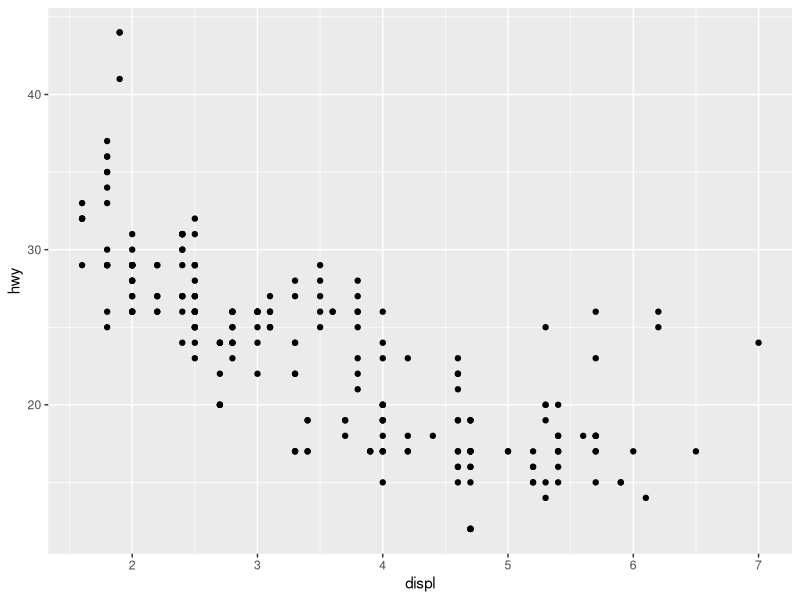
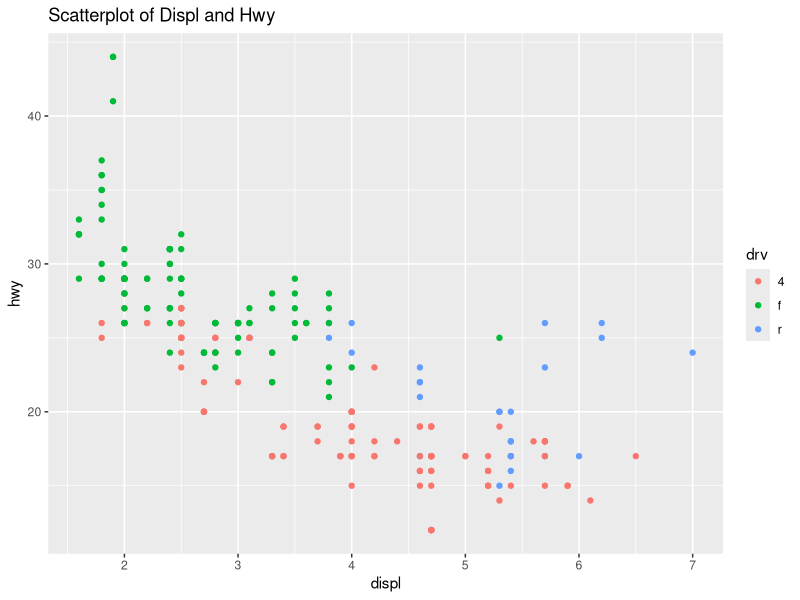
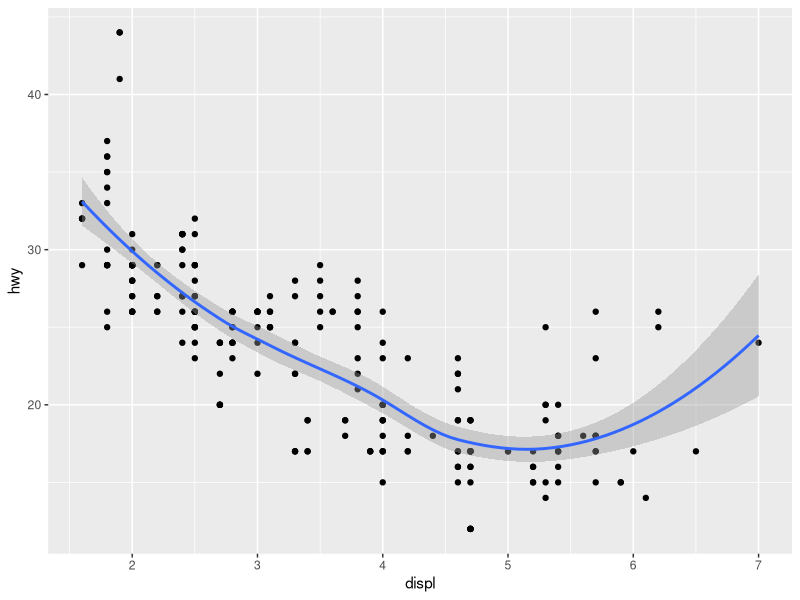
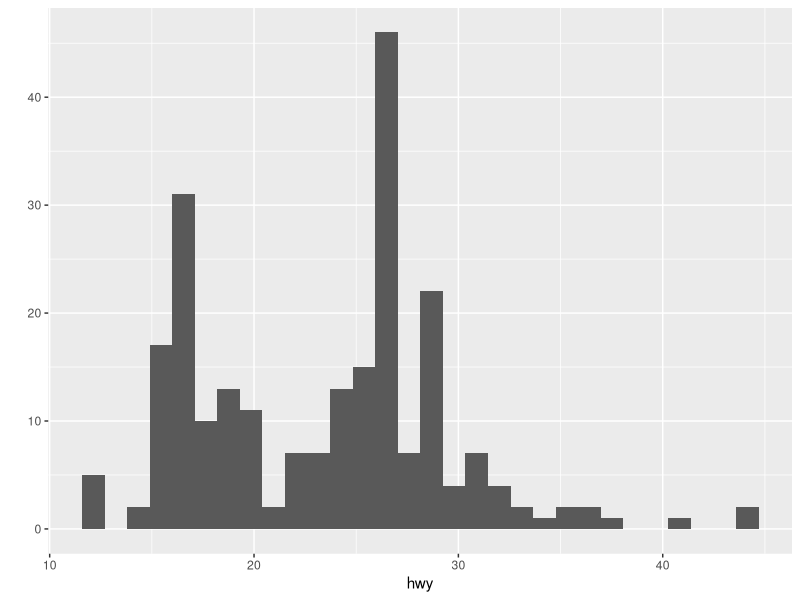
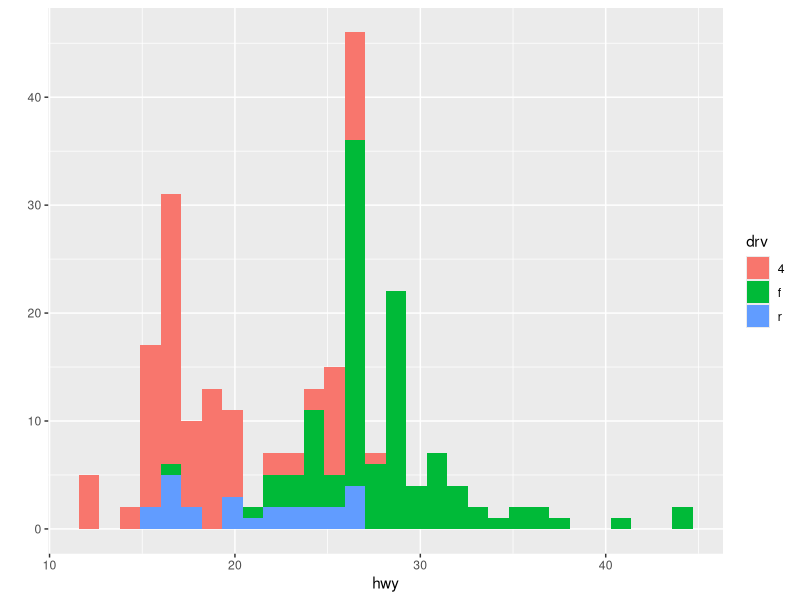
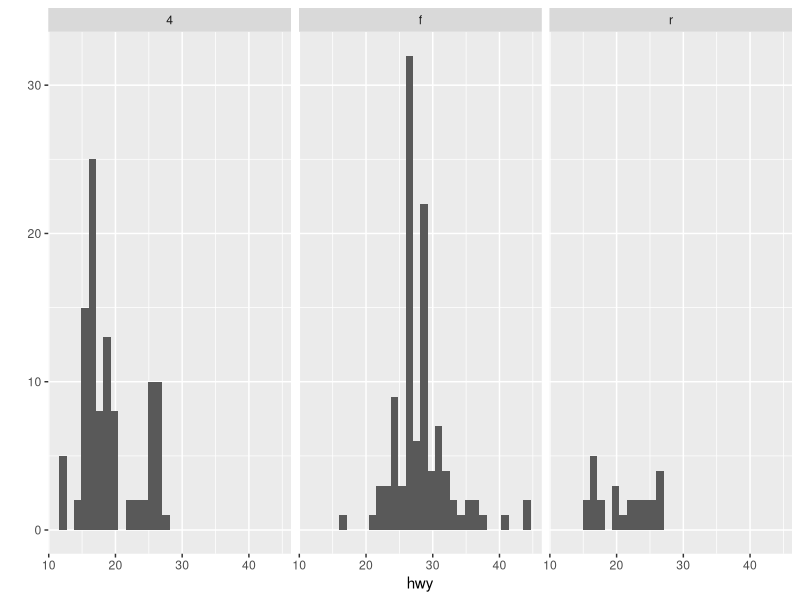
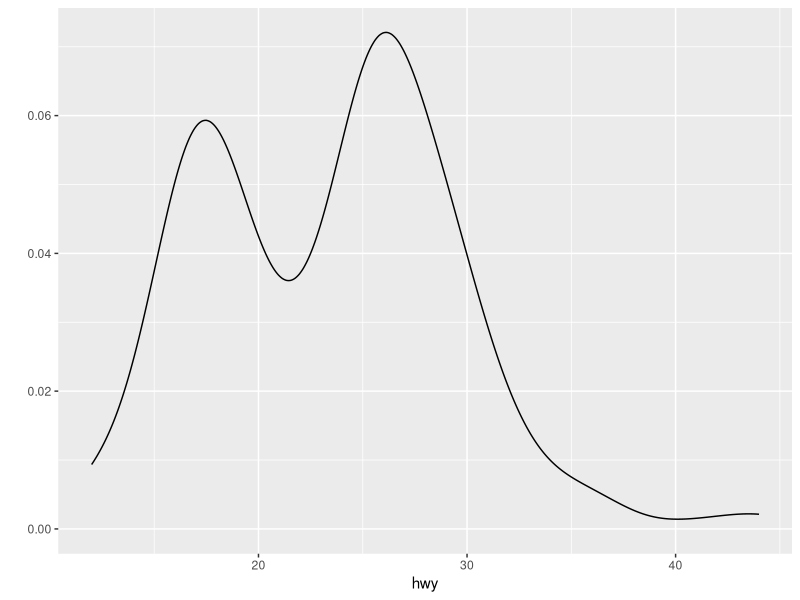
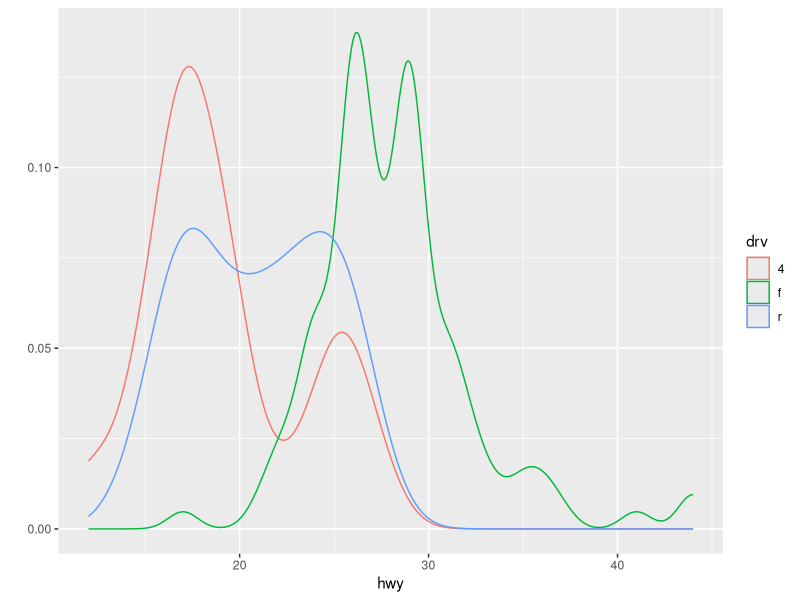

Reproduce these figures in R, in order.
## ---- chunk 1
library(ggplot2)
data(mpg)
dim(mpg)
str(mpg)
#some summary tables
summary(mpg)
table(mpg$cyl)
table(mpg$class)
table(mpg$drv)
table(mpg$fl)
#scatterplot
qplot(displ,hwy,data=mpg)
#specify color=drv(a factor of categorical variable)
qplot(displ,hwy,data=mpg,color=drv,main="Scatterplot of Displ and Hwy")
#adding a geom
qplot(displ,hwy,data=mpg,geom=c("point","smooth"))
#histogram
qplot(hwy,data=mpg,geom="histogram")
qplot(hwy,data=mpg,fill=drv)
qplot(hwy,data=mpg,facets=.~drv)
#density
qplot(hwy,data=mpg,geom="density")
qplot(hwy,data=mpg,geom="density",color=drv)
qplot(hwy,data=mpg,geom="density",facets=.~drv)

## ---- chunk 2
library(ggplot2)
data(mpg)
qplot(displ,hwy,data=mpg,facets=.~drv)+geom_smooth(method="lm")
qplot(displ,hwy,data=mpg,facets=.~drv)+geom_smooth(method="lm",se=FALSE)

## ---- chunk 3
library(ggplot2)
data(mpg)
qplot(displ,hwy,data=mpg)
qplot(displ,hwy,data=mpg,shape=drv)
qplot(displ,hwy,data=mpg,color=drv)+geom_smooth(method="lm",se=FALSE)
#facets are used in splitting up the data and also for conditioning on factor variables
qplot(displ,hwy,data=mpg,facets=.~drv)+geom_smooth(method="lm",se=FALSE)

## ---- chunk 4
library(ggplot2)
data(mpg)
g <-ggplot(mpg,aes(displ,hwy))
g1<-geom_point(size=2,color="red")
g2<-facet_grid(.~drv)
g3<-geom_smooth(method="lm",se=FALSE)
g4<-labs(title="Scatterplot of Displ and Hwy conditioned on Drv")

g #This gives you the plot area
g+g1 #This gives the plot area plus the plotted points
g+g1+g2 #This splits the entire graph according to the factor variable drv
g+g1+g2+g3 #This fits the straight line on the splitted graphs
g+g1+g2+g3+g4 #This adds the title to the final plot.

